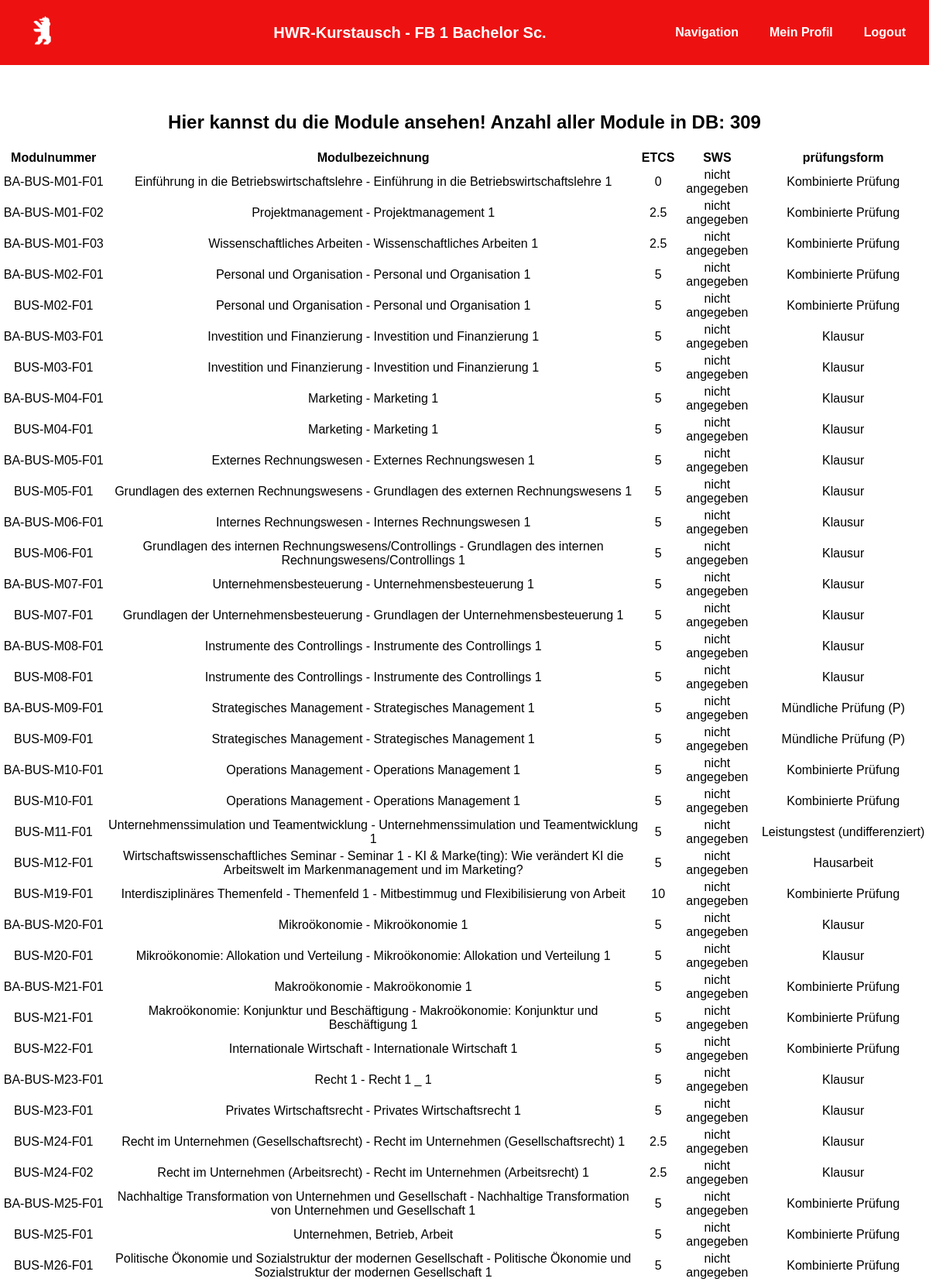
The app's page /module (signed in, upper part) with its own data.
### tables this page shows
CREATE TABLE modul (
        modul_id TEXT NOT NULL PRIMARY KEY,
        modulbezeichnung TEXT,
        etcs INT,
        sws INT,
        prüfungsform TEXT
    );

### studienburo.py (the view)
@studienburo.route("/module", methods=['Get'])
@studienburo_required
def module():
    return render_template("module.html", module=alle_module())

### app.py (called while the page is built, shortened)
@login_manager.user_loader
def load_user(user_id):
    if not user_id or user_id== None:
        return None
    with dbcon() as connection:
        c = connection.cursor()
        c.execute("SELECT username, vorname, name, email, matrikelnummer, studiengang FROM studenten WHERE username = ?", (user_id,))
        student = c.fetchone()
        c.execute("SELECT ma_id, vorname, name, email FROM studienbüro_ma WHERE ma_id = ?", (user_id,))
        studienburo_acc = c.fetchone()
        if studienburo_acc:
            return User(
                id=str(studienburo_acc[0]), # wird von flask-login gebraucht
                ma_id=studienburo_acc[0],
                vorname=studienburo_acc[1],
                name=studienburo_acc[2],
                email=studienburo_acc[3]
            )

### db_update.py (called while the page is built)
def dbcon():
    connection = sqlite3.connect(DB_PATH)
    return connection

### studburo_req.py (called while the page is built)
def studienburo_required(func):
    @wraps(func)
    def decorated_view(*args, **kwargs):
        if request.method in EXEMPT_METHODS or current_app.config.get("LOGIN_DISABLED"):
            pass
        elif not current_user.is_authenticated:
            return current_app.login_manager.unauthorized()
        else:
            user_id = current_user.get_id()
            with dbcon() as connection:
                c = connection.cursor()
                c.execute("SELECT 1 FROM studienbüro_ma WHERE ma_id = ?", (user_id,))
                user_ist_studienburo = c.fetchone()
        if not user_ist_studienburo:
            abort(403)
        if callable(getattr(current_app, "ensure_sync", None)):
            return current_app.ensure_sync(func)(*args, **kwargs)
        return func(*args, **kwargs)
    return decorated_view

### studienburo.py (called while the page is built)
def alle_module():
    with dbcon() as connection:
        c = connection.cursor()
        c.execute("SELECT * FROM modul")
        alle_module = c.fetchall()
        c.close()
    return alle_module

### templates/module.html (shortened to what this page needs)
{% extends "base_sb.html" %}
{% block CONTENT %}
<h2> Hier kannst du die Module ansehen! Anzahl aller Module in DB: {{ module|length }}</h2>
<div>
    {% if module|length > 0 %}
    <table>
        <thead>
            <tr>
                <th>Modulnummer</th>
                <th>Modulbezeichnung</th>
                <th>ETCS</th>
                <th>SWS</th>
                <th>prüfungsform</th>
            </tr>
        </thead>
        <tbody>
        {% for modul in module %}
        <tr>
            <td>{{modul[0]}}</td>
            <td>{{modul[1]}}</td>
            <td>{{modul[2]}}</td>
            <td>{{modul[3]}}</td>
            <td>{{modul[4]}}</td>
        </tr>
        {% endfor %}
        </tbody>
    </table>
    {% elif  module|length == 0 %}
    <p> Es gibt keine Module in der DB</p>
    {% else %}
    <p> Ein Fehler ist aufgetretten! </p>
    {% endif %}
</div>
{% endblock %}

### static/style.css (style rules this page uses)
html, body { margin: 0; padding: 0; min-height: 100%; font-family: Bahnschrift, Arial, sans-serif; text-align: center; color:black }
body { min-height: 100vh; }
section.content > :not(header):not(footer) { flex-shrink: 0; }

### records on screen
modul: modul_id "BA-BUS-M01-F01", modulbezeichnung "Einführung in die Betriebswirtschaftslehre - Einführung in die Betriebswirtschaftslehre 1", etcs "0", sws "nicht angegeben", prüfungsform "Kombinierte Prüfung"
modul: modul_id "BA-BUS-M01-F02", modulbezeichnung "Projektmanagement - Projektmanagement 1", etcs "2.5", sws "nicht angegeben", prüfungsform "Kombinierte Prüfung"
modul: modul_id "BA-BUS-M01-F03", modulbezeichnung "Wissenschaftliches Arbeiten - Wissenschaftliches Arbeiten 1", etcs "2.5", sws "nicht angegeben", prüfungsform "Kombinierte Prüfung"
modul: modul_id "BA-BUS-M02-F01", modulbezeichnung "Personal und Organisation - Personal und Organisation 1", etcs "5", sws "nicht angegeben", prüfungsform "Kombinierte Prüfung"
modul: modul_id "BUS-M02-F01", modulbezeichnung "Personal und Organisation - Personal und Organisation 1", etcs "5", sws "nicht angegeben", prüfungsform "Kombinierte Prüfung"
modul: modul_id "BA-BUS-M03-F01", modulbezeichnung "Investition und Finanzierung - Investition und Finanzierung 1", etcs "5", sws "nicht angegeben", prüfungsform "Klausur"
modul: modul_id "BUS-M03-F01", modulbezeichnung "Investition und Finanzierung - Investition und Finanzierung 1", etcs "5", sws "nicht angegeben", prüfungsform "Klausur"
modul: modul_id "BA-BUS-M04-F01", modulbezeichnung "Marketing - Marketing 1", etcs "5", sws "nicht angegeben", prüfungsform "Klausur"
modul: modul_id "BUS-M04-F01", modulbezeichnung "Marketing - Marketing 1", etcs "5", sws "nicht angegeben", prüfungsform "Klausur"
modul: modul_id "BA-BUS-M05-F01", modulbezeichnung "Externes Rechnungswesen - Externes Rechnungswesen 1", etcs "5", sws "nicht angegeben", prüfungsform "Klausur"
modul: modul_id "BUS-M05-F01", modulbezeichnung "Grundlagen des externen Rechnungswesens - Grundlagen des externen Rechnungswesens 1", etcs "5", sws "nicht angegeben", prüfungsform "Klausur"
modul: modul_id "BA-BUS-M06-F01", modulbezeichnung "Internes Rechnungswesen - Internes Rechnungswesen 1", etcs "5", sws "nicht angegeben", prüfungsform "Klausur"
modul: modul_id "BUS-M06-F01", modulbezeichnung "Grundlagen des internen Rechnungswesens/Controllings - Grundlagen des internen Rechnungswesens/Controllings 1", etcs "5", sws "nicht angegeben", prüfungsform "Klausur"
modul: modul_id "BA-BUS-M07-F01", modulbezeichnung "Unternehmensbesteuerung - Unternehmensbesteuerung 1", etcs "5", sws "nicht angegeben", prüfungsform "Klausur"
modul: modul_id "BUS-M07-F01", modulbezeichnung "Grundlagen der Unternehmensbesteuerung - Grundlagen der Unternehmensbesteuerung 1", etcs "5", sws "nicht angegeben", prüfungsform "Klausur"
modul: modul_id "BA-BUS-M08-F01", modulbezeichnung "Instrumente des Controllings - Instrumente des Controllings 1", etcs "5", sws "nicht angegeben", prüfungsform "Klausur"
modul: modul_id "BUS-M08-F01", modulbezeichnung "Instrumente des Controllings - Instrumente des Controllings 1", etcs "5", sws "nicht angegeben", prüfungsform "Klausur"
modul: modul_id "BA-BUS-M09-F01", modulbezeichnung "Strategisches Management - Strategisches Management 1", etcs "5", sws "nicht angegeben", prüfungsform "Mündliche Prüfung (P)"
modul: modul_id "BUS-M09-F01", modulbezeichnung "Strategisches Management - Strategisches Management 1", etcs "5", sws "nicht angegeben", prüfungsform "Mündliche Prüfung (P)"
modul: modul_id "BA-BUS-M10-F01", modulbezeichnung "Operations Management - Operations Management 1", etcs "5", sws "nicht angegeben", prüfungsform "Kombinierte Prüfung"
modul: modul_id "BUS-M10-F01", modulbezeichnung "Operations Management - Operations Management 1", etcs "5", sws "nicht angegeben", prüfungsform "Kombinierte Prüfung"
modul: modul_id "BUS-M11-F01", modulbezeichnung "Unternehmenssimulation und Teamentwicklung - Unternehmenssimulation und Teamentwicklung 1", etcs "5", sws "nicht angegeben", prüfungsform "Leistungstest (undifferenziert)"
modul: modul_id "BUS-M12-F01", modulbezeichnung "Wirtschaftswissenschaftliches Seminar - Seminar 1 - KI & Marke(ting): Wie verändert KI die Arbeitswelt im Markenmanagement und im Marketing?", etcs "5", sws "nicht angegeben", prüfungsform "Hausarbeit"
modul: modul_id "BUS-M19-F01", modulbezeichnung "Interdisziplinäres Themenfeld - Themenfeld 1 - Mitbestimmug und Flexibilisierung von Arbeit", etcs "10", sws "nicht angegeben", prüfungsform "Kombinierte Prüfung"
modul: modul_id "BA-BUS-M20-F01", modulbezeichnung "Mikroökonomie - Mikroökonomie 1", etcs "5", sws "nicht angegeben", prüfungsform "Klausur"
modul: modul_id "BUS-M20-F01", modulbezeichnung "Mikroökonomie: Allokation und Verteilung - Mikroökonomie: Allokation und Verteilung 1", etcs "5", sws "nicht angegeben", prüfungsform "Klausur"
modul: modul_id "BA-BUS-M21-F01", modulbezeichnung "Makroökonomie - Makroökonomie 1", etcs "5", sws "nicht angegeben", prüfungsform "Kombinierte Prüfung"
modul: modul_id "BUS-M21-F01", modulbezeichnung "Makroökonomie: Konjunktur und Beschäftigung - Makroökonomie: Konjunktur und Beschäftigung 1", etcs "5", sws "nicht angegeben", prüfungsform "Kombinierte Prüfung"
modul: modul_id "BUS-M22-F01", modulbezeichnung "Internationale Wirtschaft - Internationale Wirtschaft 1", etcs "5", sws "nicht angegeben", prüfungsform "Kombinierte Prüfung"
modul: modul_id "BA-BUS-M23-F01", modulbezeichnung "Recht 1 - Recht 1 _ 1", etcs "5", sws "nicht angegeben", prüfungsform "Klausur"
modul: modul_id "BUS-M23-F01", modulbezeichnung "Privates Wirtschaftsrecht - Privates Wirtschaftsrecht 1", etcs "5", sws "nicht angegeben", prüfungsform "Klausur"
modul: modul_id "BUS-M24-F01", modulbezeichnung "Recht im Unternehmen (Gesellschaftsrecht) - Recht im Unternehmen (Gesellschaftsrecht) 1", etcs "2.5", sws "nicht angegeben", prüfungsform "Klausur"
modul: modul_id "BUS-M24-F02", modulbezeichnung "Recht im Unternehmen (Arbeitsrecht) - Recht im Unternehmen (Arbeitsrecht) 1", etcs "2.5", sws "nicht angegeben", prüfungsform "Klausur"
modul: modul_id "BA-BUS-M25-F01", modulbezeichnung "Nachhaltige Transformation von Unternehmen und Gesellschaft - Nachhaltige Transformation von Unternehmen und Gesellschaft 1", etcs "5", sws "nicht angegeben", prüfungsform "Kombinierte Prüfung"
modul: modul_id "BUS-M25-F01", modulbezeichnung "Unternehmen, Betrieb, Arbeit", etcs "5", sws "nicht angegeben", prüfungsform "Kombinierte Prüfung"
modul: modul_id "BUS-M26-F01", modulbezeichnung "Politische Ökonomie und Sozialstruktur der modernen Gesellschaft - Politische Ökonomie und Sozialstruktur der modernen Gesellschaft 1", etcs "5", sws "nicht angegeben", prüfungsform "Kombinierte Prüfung"

### other values on screen
{{ module|length }} "309"
